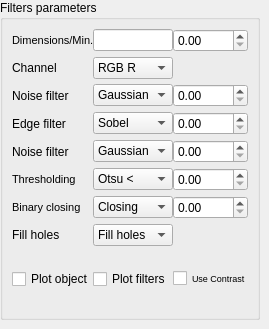
        <widget class="QWidget" name="tab_8">
         <attribute name="title">
          <string>High contrast</string>
         </attribute>
         <widget class="QGroupBox" name="groupBox_2">
          <property name="geometry">
           <rect>
            <x>0</x>
            <y>0</y>
            <width>260</width>
            <height>320</height>
           </rect>
          </property>
          <property name="sizePolicy">
           <sizepolicy hsizetype="Expanding" vsizetype="Expanding">
            <horstretch>0</horstretch>
            <verstretch>0</verstretch>
           </sizepolicy>
          </property>
          <property name="minimumSize">
           <size>
            <width>260</width>
            <height>320</height>
           </size>
          </property>
          <property name="maximumSize">
           <size>
            <width>260</width>
            <height>320</height>
           </size>
          </property>
          <property name="title">
           <string>Filters parameters</string>
          </property>
          <layout class="QGridLayout" name="gridLayout_3">
           <property name="spacing">
            <number>5</number>
           </property>
           <item row="9" column="0">
            <widget class="QCheckBox" name="plotObjectsCheckBox_3">
             <property name="font">
              <font>
               <pointsize>9</pointsize>
              </font>
             </property>
             <property name="text">
              <string>Plot objects</string>
             </property>
            </widget>
           </item>
           <item row="9" column="1">
            <widget class="QCheckBox" name="plotFiltersCheckBox_3">
             <property name="maximumSize">
              <size>
               <width>80</width>
               <height>16777215</height>
              </size>
             </property>
             <property name="font">
              <font>
               <pointsize>9</pointsize>
              </font>
             </property>
             <property name="text">
              <string>Plot filters</string>
             </property>
            </widget>
           </item>
           <item row="0" column="1">
            <widget class="QLineEdit" name="dimensionsLineEdit_2">
             <property name="minimumSize">
              <size>
               <width>80</width>
               <height>0</height>
              </size>
             </property>
             <property name="maximumSize">
              <size>
               <width>80</width>
               <height>16777215</height>
              </size>
             </property>
             <property name="readOnly">
              <bool>true</bool>
             </property>
            </widget>
           </item>
           <item row="3" column="1">
            <widget class="QComboBox" name="edgeComboBox_2">
             <property name="minimumSize">
              <size>
               <width>80</width>
               <height>0</height>
              </size>
             </property>
             <property name="maximumSize">
              <size>
               <width>80</width>
               <height>16777215</height>
              </size>
             </property>
             <item>
              <property name="text">
               <string>Sobel</string>
              </property>
             </item>
             <item>
              <property name="text">
               <string>Canny</string>
              </property>
             </item>
             <item>
              <property name="text">
               <string>Entropy</string>
              </property>
             </item>
             <item>
              <property name="text">
               <string>Background</string>
              </property>
             </item>
             <item>
              <property name="text">
               <string>None</string>
              </property>
             </item>
            </widget>
           </item>
           <item row="12" column="0">
            <spacer name="verticalSpacer_4">
             <property name="orientation">
              <enum>Qt::Vertical</enum>
             </property>
             <property name="sizeHint" stdset="0">
              <size>
               <width>20</width>
               <height>40</height>
              </size>
             </property>
            </spacer>
           </item>
           <item row="0" column="0">
            <widget class="QLabel" name="dimensionsLabel_2">
             <property name="minimumSize">
              <size>
               <width>100</width>
               <height>0</height>
              </size>
             </property>
             <property name="maximumSize">
              <size>
               <width>110</width>
               <height>16777215</height>
              </size>
             </property>
             <property name="font">
              <font>
               <pointsize>8</pointsize>
              </font>
             </property>
             <property name="text">
              <string>Dimensions/Min. </string>
             </property>
            </widget>
           </item>
           <item row="12" column="2">
            <spacer name="verticalSpacer_6">
             <property name="orientation">
              <enum>Qt::Vertical</enum>
             </property>
             <property name="sizeHint" stdset="0">
              <size>
               <width>20</width>
               <height>40</height>
              </size>
             </property>
            </spacer>
           </item>
           <item row="6" column="1">
            <widget class="QComboBox" name="binClosingComboBox_2">
             <property name="minimumSize">
              <size>
               <width>80</width>
               <height>0</height>
              </size>
             </property>
             <property name="maximumSize">
              <size>
               <width>80</width>
               <height>16777215</height>
              </size>
             </property>
             <item>
              <property name="text">
               <string>Closing</string>
              </property>
             </item>
             <item>
              <property name="text">
               <string>None</string>
              </property>
             </item>
            </widget>
           </item>
           <item row="7" column="0">
            <widget class="QLabel" name="fillHolesLabel_2">
             <property name="text">
              <string>Fill holes</string>
             </property>
            </widget>
           </item>
           <item row="4" column="0">
            <widget class="QLabel" name="noise2FilterLabel_2">
             <property name="text">
              <string>Noise filter</string>
             </property>
            </widget>
           </item>
           <item row="12" column="1">
            <spacer name="verticalSpacer_5">
             <property name="orientation">
              <enum>Qt::Vertical</enum>
             </property>
             <property name="sizeHint" stdset="0">
              <size>
               <width>20</width>
               <height>40</height>
              </size>
             </property>
            </spacer>
           </item>
           <item row="5" column="0">
            <widget class="QLabel" name="thresholdingLabel_2">
             <property name="minimumSize">
              <size>
               <width>120</width>
               <height>0</height>
              </size>
             </property>
             <property name="maximumSize">
              <size>
               <width>150</width>
               <height>16777215</height>
              </size>
             </property>
             <property name="font">
              <font>
               <pointsize>8</pointsize>
              </font>
             </property>
             <property name="text">
              <string>&lt;html&gt;&lt;head/&gt;&lt;body&gt;&lt;p&gt;Thresholding&lt;/p&gt;&lt;/body&gt;&lt;/html&gt;</string>
             </property>
            </widget>
           </item>
           <item row="7" column="1">
            <widget class="QComboBox" name="fillingHolesComboBox_2">
             <property name="minimumSize">
              <size>
               <width>80</width>
               <height>0</height>
              </size>
             </property>
             <property name="maximumSize">
              <size>
               <width>80</width>
               <height>16777215</height>
              </size>
             </property>
             <item>
              <property name="text">
               <string>Fill holes</string>
              </property>
             </item>
             <item>
              <property name="text">
               <string>None</string>
              </property>
             </item>
            </widget>
           </item>
           <item row="2" column="0">
            <widget class="QLabel" name="noiseFilterLabel_2">
             <property name="text">
              <string>Noise filter</string>
             </property>
            </widget>
           </item>
           <item row="3" column="0">
            <widget class="QLabel" name="edgeFilterLabel_2">
             <property name="text">
              <string>Edge filter</string>
             </property>
            </widget>
           </item>
           <item row="6" column="0">
            <widget class="QLabel" name="binClosingLabel_2">
             <property name="font">
              <font>
               <pointsize>8</pointsize>
              </font>
             </property>
             <property name="text">
              <string>Binary closing</string>
             </property>
            </widget>
           </item>
           <item row="4" column="1">
            <widget class="QComboBox" name="noise2ComboBox_2">
             <property name="minimumSize">
              <size>
               <width>80</width>
               <height>0</height>
              </size>
             </property>
             <property name="maximumSize">
              <size>
               <width>80</width>
               <height>16777215</height>
              </size>
             </property>
             <item>
              <property name="text">
               <string>Gaussian</string>
              </property>
             </item>
             <item>
              <property name="text">
               <string>Median</string>
              </property>
             </item>
             <item>
              <property name="text">
               <string>Mean</string>
              </property>
             </item>
             <item>
              <property name="text">
               <string>None</string>
              </property>
             </item>
            </widget>
           </item>
           <item row="1" column="1">
            <widget class="QComboBox" name="channelComboBox_2">
             <property name="minimumSize">
              <size>
               <width>80</width>
               <height>0</height>
              </size>
             </property>
             <property name="maximumSize">
              <size>
               <width>80</width>
               <height>16777215</height>
              </size>
             </property>
             <item>
              <property name="text">
               <string>RGB R</string>
              </property>
             </item>
             <item>
              <property name="text">
               <string>RGB G</string>
              </property>
             </item>
             <item>
              <property name="text">
               <string>RGB B</string>
              </property>
             </item>
             <item>
              <property name="text">
               <string>HSV H</string>
              </property>
             </item>
             <item>
              <property name="text">
               <string>HSV S</string>
              </property>
             </item>
             <item>
              <property name="text">
               <string>HSV V</string>
              </property>
             </item>
             <item>
              <property name="text">
               <string>Gray eye</string>
              </property>
             </item>
             <item>
              <property name="text">
               <string>Gray equal</string>
              </property>
             </item>
             <item>
              <property name="text">
               <string>Normalised</string>
              </property>
             </item>
             <item>
              <property name="text">
               <string>Original</string>
              </property>
             </item>
            </widget>
           </item>
           <item row="1" column="0">
            <widget class="QLabel" name="channelLabel_2">
             <property name="maximumSize">
              <size>
               <width>90</width>
               <height>16777215</height>
              </size>
             </property>
             <property name="text">
              <string>Channel</string>
             </property>
            </widget>
           </item>
           <item row="2" column="1">
            <widget class="QComboBox" name="noiseComboBox_2">
             <property name="minimumSize">
              <size>
               <width>80</width>
               <height>0</height>
              </size>
             </property>
             <property name="maximumSize">
              <size>
               <width>80</width>
               <height>16777215</height>
              </size>
             </property>
             <item>
              <property name="text">
               <string>Gaussian</string>
              </property>
             </item>
             <item>
              <property name="text">
               <string>Median</string>
              </property>
             </item>
             <item>
              <property name="text">
               <string>Mean</string>
              </property>
             </item>
             <item>
              <property name="text">
               <string>None</string>
              </property>
             </item>
            </widget>
           </item>
           <item row="5" column="1">
            <widget class="QComboBox" name="thresholdingComboBox_2">
             <property name="minimumSize">
              <size>
               <width>80</width>
               <height>0</height>
              </size>
             </property>
             <property name="maximumSize">
              <size>
               <width>80</width>
               <height>16777215</height>
              </size>
             </property>
             <item>
              <property name="text">
               <string>Otsu &lt;</string>
              </property>
             </item>
             <item>
              <property name="text">
               <string>Otsu &gt;</string>
              </property>
             </item>
             <item>
              <property name="text">
               <string>Yen &lt;</string>
              </property>
             </item>
             <item>
              <property name="text">
               <string>Yen &gt;</string>
              </property>
             </item>
             <item>
              <property name="text">
               <string>Manual &lt;</string>
              </property>
             </item>
             <item>
              <property name="text">
               <string>Manual &gt;</string>
              </property>
             </item>
             <item>
              <property name="text">
               <string>Mean &lt;</string>
              </property>
             </item>
             <item>
              <property name="text">
               <string>Mean &gt;</string>
              </property>
             </item>
             <item>
              <property name="text">
               <string>Minimum &lt;</string>
              </property>
             </item>
             <item>
              <property name="text">
               <string>Minimum &gt;</string>
              </property>
             </item>
             <item>
              <property name="text">
               <string>None</string>
              </property>
             </item>
            </widget>
           </item>
           <item row="8" column="0">
            <spacer name="verticalSpacer_9">
             <property name="orientation">
              <enum>Qt::Vertical</enum>
             </property>
             <property name="sizeHint" stdset="0">
              <size>
               <width>20</width>
               <height>40</height>
              </size>
             </property>
            </spacer>
           </item>
           <item row="0" column="2">
            <widget class="QDoubleSpinBox" name="minRegionSpinbox_2">
             <property name="maximum">
              <double>100000.000000000000000</double>
             </property>
            </widget>
           </item>
           <item row="2" column="2">
            <widget class="QDoubleSpinBox" name="noiseSpinbox_2">
             <property name="maximum">
              <double>100000.000000000000000</double>
             </property>
            </widget>
           </item>
           <item row="3" column="2">
            <widget class="QDoubleSpinBox" name="edgeSpinbox_2">
             <property name="maximum">
              <double>100000.000000000000000</double>
             </property>
            </widget>
           </item>
           <item row="4" column="2">
            <widget class="QDoubleSpinBox" name="noise2Spinbox_2">
             <property name="maximum">
              <double>100000.000000000000000</double>
             </property>
            </widget>
           </item>
           <item row="5" column="2">
            <widget class="QDoubleSpinBox" name="thresholding_minSpinbox_2">
             <property name="maximum">
              <double>100000.000000000000000</double>
             </property>
            </widget>
           </item>
           <item row="6" column="2">
            <widget class="QDoubleSpinBox" name="bin_closingSpinbox_2">
             <property name="maximum">
              <double>100000.000000000000000</double>
             </property>
            </widget>
           </item>
           <item row="9" column="2">
            <widget class="QCheckBox" name="useContrastCheckBox">
             <property name="font">
              <font>
               <pointsize>7</pointsize>
              </font>
             </property>
             <property name="text">
              <string>Use Contrast</string>
             </property>
            </widget>
           </item>
          </layout>
         </widget>
        </widget>
